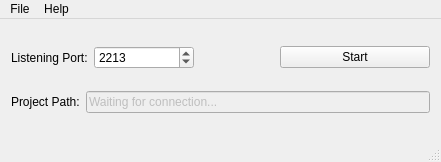
<?xml version="1.0" encoding="UTF-8"?>
<ui version="4.0">
 <class>SprocketWindow</class>
 <widget class="QMainWindow" name="SprocketWindow">
  <property name="windowModality">
   <enum>Qt::ApplicationModal</enum>
  </property>
  <property name="geometry">
   <rect>
    <x>0</x>
    <y>0</y>
    <width>441</width>
    <height>162</height>
   </rect>
  </property>
  <property name="sizePolicy">
   <sizepolicy hsizetype="Preferred" vsizetype="Preferred">
    <horstretch>0</horstretch>
    <verstretch>0</verstretch>
   </sizepolicy>
  </property>
  <property name="maximumSize">
   <size>
    <width>99999</width>
    <height>99999</height>
   </size>
  </property>
  <property name="windowTitle">
   <string>FD4 - Sprocket</string>
  </property>
  <widget class="QWidget" name="centralWidget">
   <layout class="QVBoxLayout" name="verticalLayout">
    <item>
     <layout class="QHBoxLayout" name="activationBoxLayout">
      <item>
       <widget class="QLabel" name="portLabel">
        <property name="text">
         <string>Listening Port:</string>
        </property>
       </widget>
      </item>
      <item>
       <widget class="QSpinBox" name="portSpin">
        <property name="minimumSize">
         <size>
          <width>100</width>
          <height>0</height>
         </size>
        </property>
        <property name="maximum">
         <number>99999</number>
        </property>
        <property name="value">
         <number>2213</number>
        </property>
       </widget>
      </item>
      <item>
       <spacer name="horizontalSpacer">
        <property name="orientation">
         <enum>Qt::Horizontal</enum>
        </property>
        <property name="sizeType">
         <enum>QSizePolicy::MinimumExpanding</enum>
        </property>
        <property name="sizeHint" stdset="0">
         <size>
          <width>50</width>
          <height>0</height>
         </size>
        </property>
       </spacer>
      </item>
      <item>
       <widget class="QPushButton" name="startButton">
        <property name="minimumSize">
         <size>
          <width>150</width>
          <height>0</height>
         </size>
        </property>
        <property name="text">
         <string>Start</string>
        </property>
       </widget>
      </item>
     </layout>
    </item>
    <item>
     <layout class="QHBoxLayout" name="projectPathLayout">
      <item>
       <widget class="QLabel" name="pathLabel">
        <property name="text">
         <string>Project Path:</string>
        </property>
       </widget>
      </item>
      <item>
       <widget class="QLineEdit" name="lineEdit">
        <property name="enabled">
         <bool>false</bool>
        </property>
        <property name="text">
         <string>Waiting for connection...</string>
        </property>
       </widget>
      </item>
     </layout>
    </item>
   </layout>
  </widget>
  <widget class="QMenuBar" name="menuBar">
   <property name="geometry">
    <rect>
     <x>0</x>
     <y>0</y>
     <width>441</width>
     <height>31</height>
    </rect>
   </property>
   <widget class="QMenu" name="menuFile">
    <property name="title">
     <string>File</string>
    </property>
    <addaction name="actionExit"/>
   </widget>
   <widget class="QMenu" name="menuHelp">
    <property name="title">
     <string>Help</string>
    </property>
    <addaction name="actionAbout"/>
   </widget>
   <addaction name="menuFile"/>
   <addaction name="menuHelp"/>
  </widget>
  <widget class="QStatusBar" name="statusBar"/>
  <action name="actionExit">
   <property name="text">
    <string>Exit</string>
   </property>
  </action>
  <action name="actionAbout">
   <property name="text">
    <string>About</string>
   </property>
  </action>
 </widget>
 <layoutdefault spacing="6" margin="11"/>
 <resources/>
 <connections/>
</ui>
